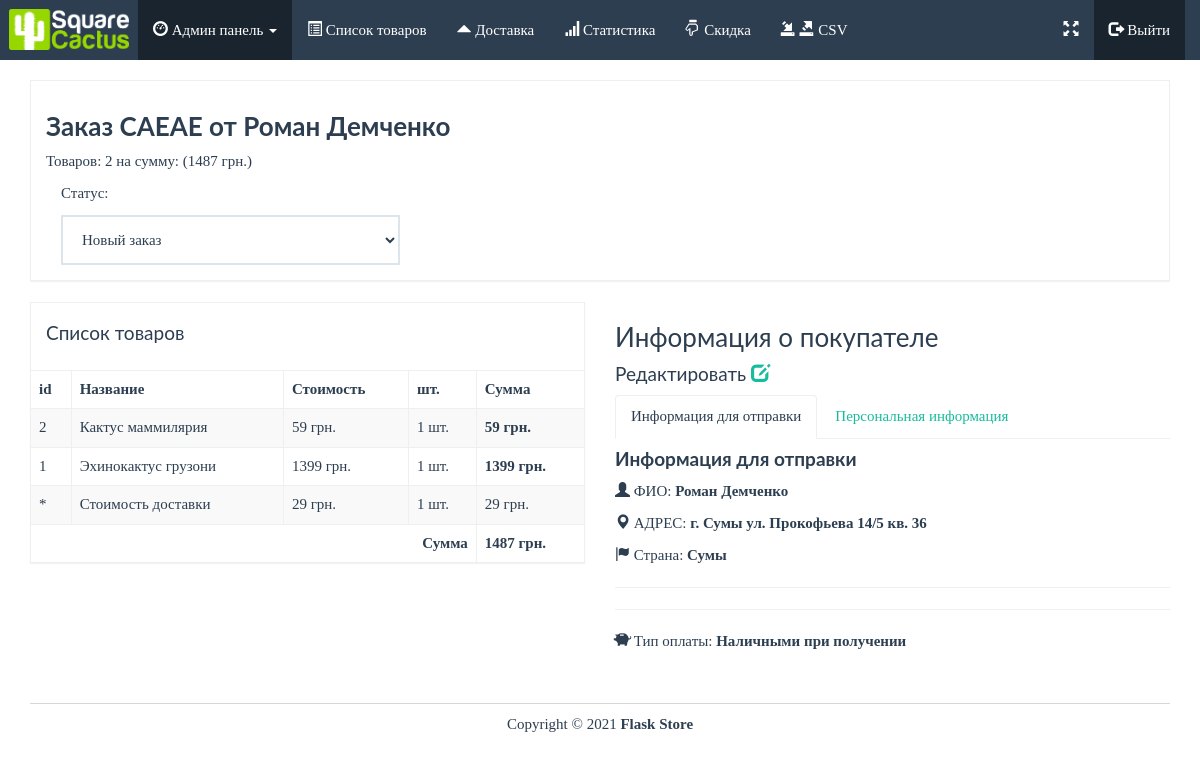
The app's page /admin/order/1 (signed in), older data.
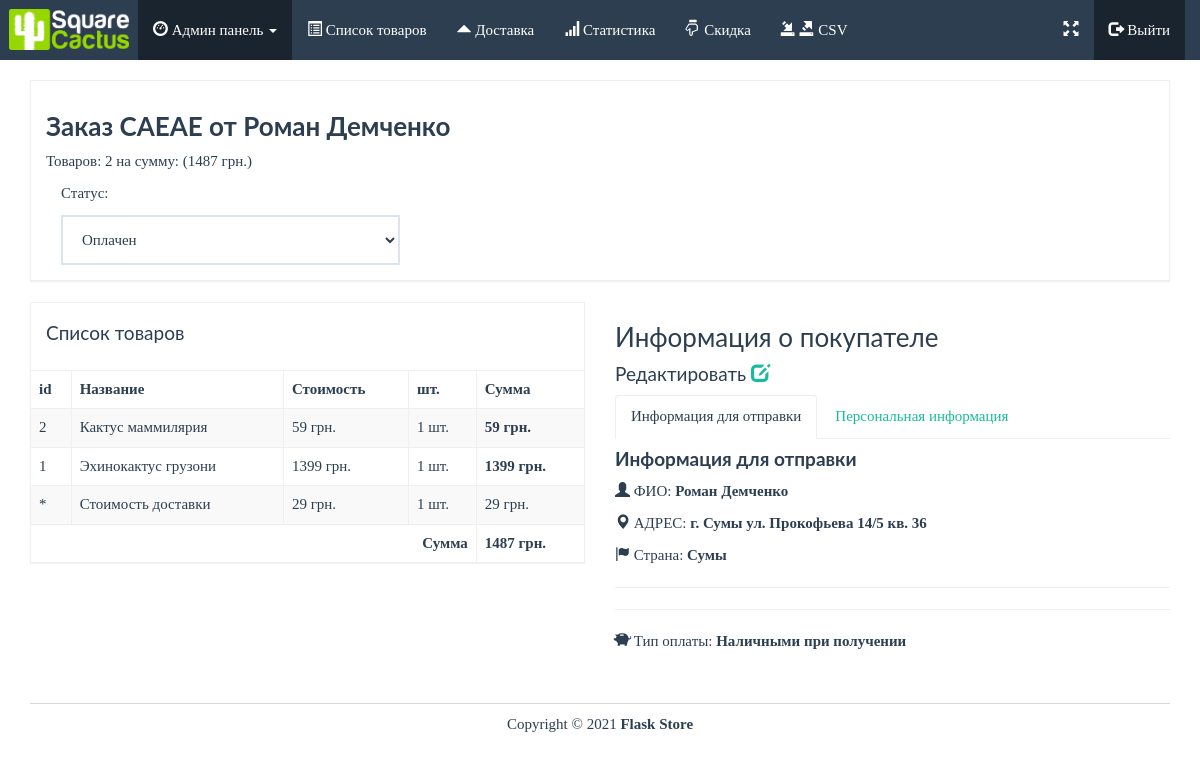
The same page, newer data.
### app.py (models this page shows)
class Order(db.Model):
    id = db.Column(db.Integer, primary_key=True)
    reference = db.Column(db.String(5))
    first_name = db.Column(db.String(20))
    last_name = db.Column(db.String(20))
    phone_number = db.Column(db.Integer)
    email = db.Column(db.String(50))
    address = db.Column(db.String(100))
    city = db.Column(db.String(100))
    state = db.Column(db.String(20))
    country = db.Column(db.String(20))
    status = db.Column(db.String(10))
    payment_type = db.Column(db.String(10))
    items = db.relationship('Order_Item', backref='order', lazy=True)
    def order_total(self):
        ship_price = Shipping.query.first()
        shipping = ship_price.price
        return db.session.query(db.func.sum(Order_Item.quantity * Product.price)).join(Product).filter(Order_Item.order_id == self.id).scalar() + shipping
    def quantity_total(self):
        return db.session.query(db.func.sum(Order_Item.quantity)).filter(Order_Item.order_id == self.id).scalar()

### app.py (the view)
@app.route('/admin/order/<order_id>', methods=['GET', 'POST'])
@login_required
def order(order_id):
    ship_price = Shipping.query.first()
    shipping = ship_price.price
    order = Order.query.filter_by(id=int(order_id)).first()
    if request.method == 'POST':
        order.status = request.form['status']
        db.session.commit()
    return render_template('admin/view-order.html', order=order, shipping=shipping, admin=True)

### templates/admin/view-order.html (shortened to what this page needs)
{% extends "base.html" %}
{% block body %}
<div class="row pad">
	<div class="col-lg-12">
		<div class="panel panel-default">
			<div class="panel-body">
				<h3 class="bold">Заказ {{ order.reference }} от {{ order.first_name + ' ' + order.last_name }}</h3>
				 <p>Товаров: {{ order.quantity_total() }} на сумму: ({{ order.order_total() }} грн.)</p>
				<div class="col-lg-4">
                    <form method="post" id="change_status">
                    <p>Статус:</p>
    <select class="form-control" onchange="this.form.submit()" id="exampleFormControlSelect1" name="status">
      <option value="{{ order.status }}">{{ order.status }}</option>
    </select>
                </form>
                </div>
			</div>
		</div>
	</div>
</div>
<div class="row">
	<div class="col-lg-6">
		<div class="panel panel-default">
			<div class="panel-body">
				<h4>Список товаров</h4>
			</div>
			<div class="table-responsive">
				<table class="table table-striped table-bordered">
					<thead>
						<tr>
							<th>id</th><th>Название</th><th>Стоимость</th><th>шт.</th><th>Сумма</th>
						</tr>
					</thead>
					<tbody>
						{% for item in order.items %}
                        <tr>
							<td>{{ item.product_id }}</td>
							<td>{{ item.product.name }}</td>
							<td>{{ item.product.price }} грн.</td>
							<td>{{ item.quantity }} шт.</td>
							<th>{{ item.product.price * item.quantity}} грн.</th>
						</tr>
                        {% endfor %}
                    <tr>
							<td>*</td>
							<td>Стоимость доставки</td>
							<td>{{ shipping }} грн.</td>
							<td>1 шт.</td>
							<td>{{ shipping }} грн.</td>
						</tr>
					</tbody>
					<tfoot>
						<tr>
							<th colspan="4" class="text-right">Сумма</th>
							<th>{{ order.order_total() }} грн.</th>
						</tr>
					</tfoot>
				</table>
			</div>
		</div>
	</div>
	<div class="col-lg-6">
		<h3 class="strong">Информация о покупателе</h3>
        <h4>Редактировать <a href="{{ url_for('edit_order', id=order.id) }}"><i class="glyphicon glyphicon-edit "></i></a></h4>
		<div role="tabpanel">
			<ul class="nav nav-tabs" role="tablist">
				<li role="presentation" class="active">
					<a href="#shipping" aria-controls="shipping" role="tab" data-toggle="tab">Информация для отправки</a>
				</li>
				<li role="presentation">
					<a href="#details" aria-controls="details" role="tab" data-toggle="tab">Персональная информация</a>
				</li>
			</ul>
			<div class="tab-content">
				<div role="tabpanel" class="tab-pane active" id="shipping">
					<h4 class="bold">Информация для отправки</h4>
					<p><i class="glyphicon glyphicon-user"></i> ФИО: <strong>{{ order.first_name + ' ' + order.last_name }}</strong></p>
					<p><i class="glyphicon glyphicon-map-marker"></i> АДРЕС:
						<strong>{{ order.address }}</strong>
					</p>
					<p><i class="glyphicon glyphicon-flag"></i> Страна: <strong>{{ order.city}}</strong></p>
					<hr />
					<hr />
					<p>
						<i class="glyphicon glyphicon-piggy-bank"></i>
						Тип оплаты: <strong>{{ order.payment_type }}</strong>
					</p>
				</div>
			</div>
		</div>
	</div>
</div>
{% endblock %}

Row changes from the older to the newer data that the page shows:
changed Order "CAEAE": status "Новый заказ" → "Оплачен"
